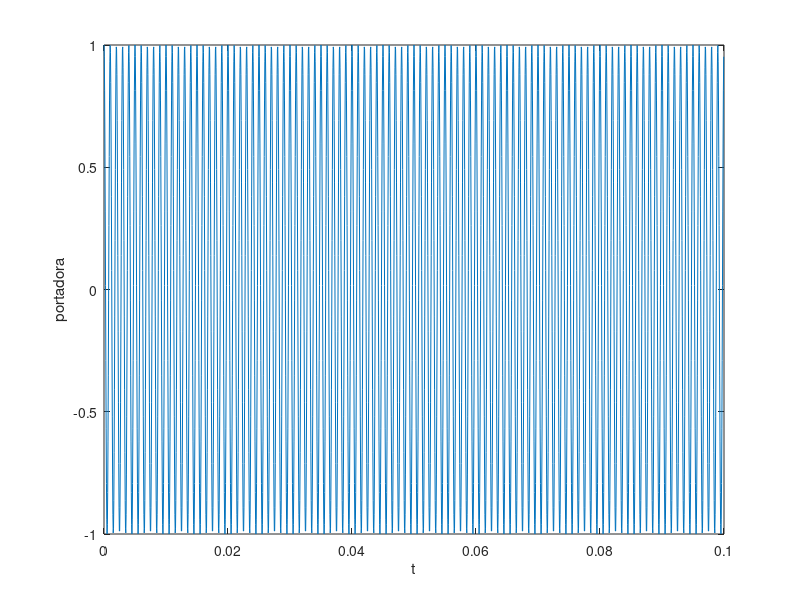
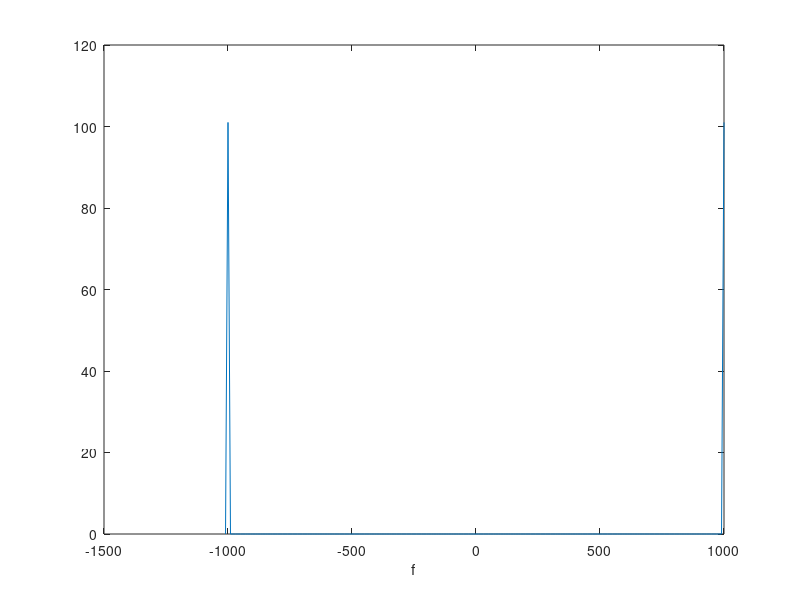
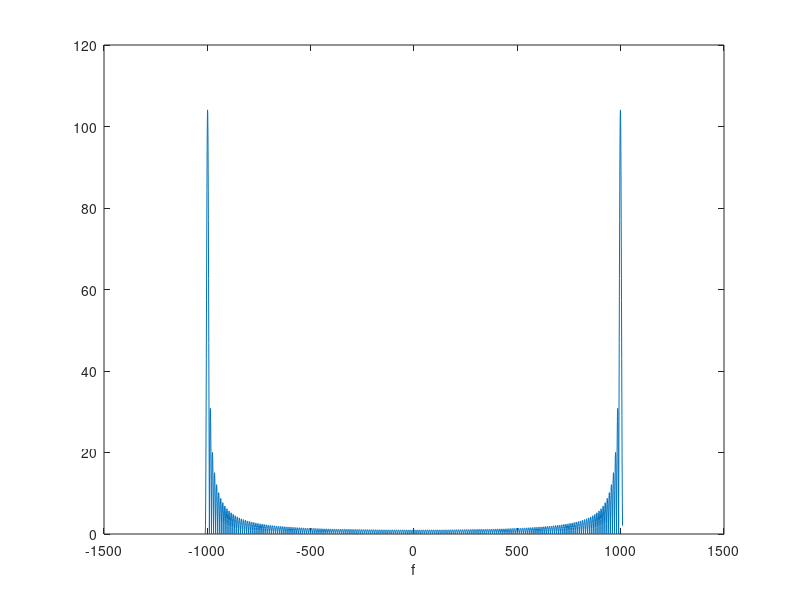
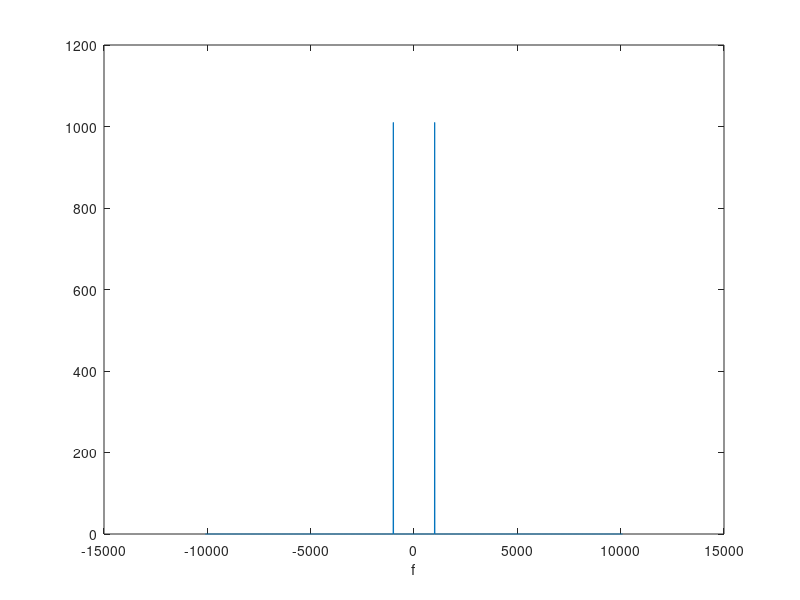

The MATLAB source for these figures, in order:
clear all; close all;

% simulación portadora 

numero_de_bits=1
fp=1000;
fb=10;
fm = 20*(fp + fb)
tiempo_de_simulacion = numero_de_bits / fb
t = 0:1/fm:tiempo_de_simulacion-1/fm;
x = cos(2*pi*fp*t);
figure;
plot(t,x)
ylabel('portadora')
xlabel('t')


% FFT
fm = 2*(fp + fb)
t = 0:1/fm:tiempo_de_simulacion-1/fm;
x = cos(2*pi*fp*t);
N = length(x);
X = fftshift( abs(  fft(x, N )) );
f=-fm/2:fm/N:fm/2-fm/N;
figure;
plot(f,X)
xlabel('f')

% FFT, sobremuestreo f
N = length(x)*10;  
X = fftshift( abs(  fft(x, N )) );
f=-fm/2:fm/N:fm/2-fm/N;
figure;
plot(f,X)
xlabel('f')

% FFT, sobremuestreo t
fm = 2*(fp + fb) * 10; 
t = 0:1/fm:tiempo_de_simulacion-1/fm;
x = cos(2*pi*fp*t);
N = length(x);
X = fftshift( abs(  fft(x, N )) );
f=-fm/2:fm/N:fm/2-fm/N;
figure;
plot(f,X)
xlabel('f')